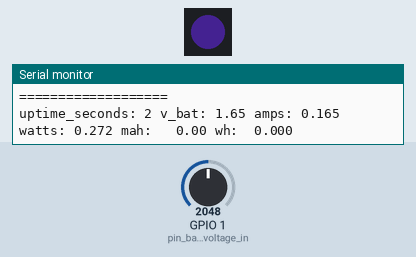
Recording of a program running on a simulated ESP32-S3. Parts: 1 RGB LEDs in strip order, left to right, the last lines printed to the serial monitor. The inputs (shaded band) are chosen by the test bench; at power-on: GPIO 1 (pin_battery_voltage_in) = 2048. Dim RGB values are drawn brighter than linear.

Above: at 2.2 s.
2.3 s: GPIO 1 (pin_battery_voltage_in) set to 1309
At 2.38 s:
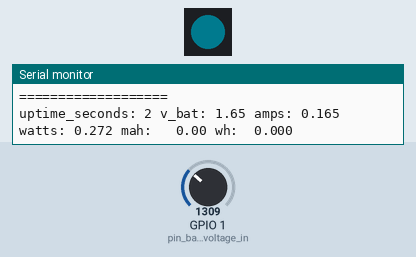
5.3 s: GPIO 1 (pin_battery_voltage_in) set to 1202
At 6.28 s:
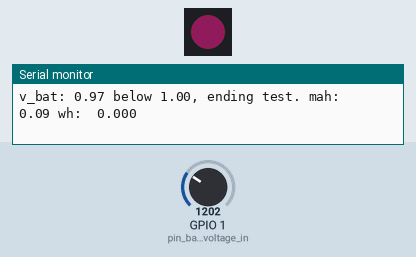
Timing chart, 0 to 31.6 s (numbered marks = the images above; inputs shaded):
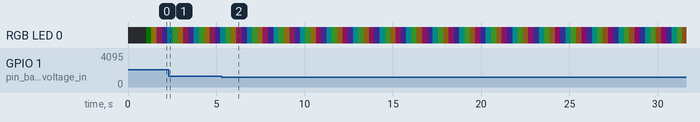

Measured:
- the behaviour switches between 1241 and 1240 on GPIO 1 (pin_battery_voltage_in) (found by bisection; images 1 and 2)

The program:

main.cpp
```cpp
#include <Arduino.h>
#include <Adafruit_NeoPixel.h>
#include <ctype.h>
#include <string.h>

// Unfortunately, the board's rgb led and built in led share the same gpio
const uint8_t pin_rgb_led = 48;
const uint8_t pin_built_in_led = 48;
const uint8_t pin_battery_voltage_in = 1;

const uint8_t rgb_led_count = 1;

Adafruit_NeoPixel rgb_led(rgb_led_count, pin_rgb_led, NEO_GRB + NEO_KHZ800);

// desired on/off state of the built in led, kept in sync with the shared pin whenever the rgb led isn't mid-write
bool built_in_led_state = false;
bool rgb_busy = false;

void set_built_in_led(bool on) {
  built_in_led_state = on;
  if (!rgb_busy) {
    digitalWrite(pin_built_in_led, on ? HIGH : LOW);
  }
}

// bracket any rgb_led writes with these so the built in led gets restored afterward instead of staying stuck
void begin_rgb_write() {
  rgb_busy = true;
}

void end_rgb_write() {
  rgb_busy = false;
  digitalWrite(pin_built_in_led, built_in_led_state ? HIGH : LOW);
}

// put function declarations here:

// Triangle wave: ramps amplitude -> 0 -> amplitude over period_ms, offset_ms shifts the phase
uint8_t triangle_wave(uint32_t time_ms, uint32_t period_ms, uint8_t amplitude, uint32_t offset_ms) {
  uint32_t half = period_ms / 2;
  uint32_t t = (time_ms + offset_ms) % period_ms;
  return (abs((int) (t - half)) * amplitude) / half;
}

void print_device_info() {
  uint64_t mac = ESP.getEfuseMac();

  printf("\n=== Device Info ===\n");
  printf("Chip model:    %s rev %d\n", ESP.getChipModel(), ESP.getChipRevision());
  printf("CPU:           %d core(s) @ %u MHz (xtal %u MHz)\n", ESP.getChipCores(), ESP.getCpuFreqMHz(), getXtalFrequencyMhz());
  printf("Sketch core:   %d\n", xPortGetCoreID());
  printf("SDK version:   %s\n", ESP.getSdkVersion());
  printf("Efuse MAC:     %04X%08X\n", (uint16_t)(mac >> 32), (uint32_t)mac);
  printf("Flash:         %u bytes @ %u Hz\n", ESP.getFlashChipSize(), ESP.getFlashChipSpeed());
  printf("Sketch size:   %u bytes (%u free)\n", ESP.getSketchSize(), ESP.getFreeSketchSpace());
  printf("Heap:          %u free / %u total bytes\n", ESP.getFreeHeap(), ESP.getHeapSize());
  printf("PSRAM:         %u free / %u total bytes\n", ESP.getFreePsram(), ESP.getPsramSize());
  printf("Die temp:      %.1f C\n", temperatureRead());
  printf("===================\n\n");
}

void setup() {
  digitalWrite(pin_built_in_led, 0);
  delayMicroseconds(1000000);

  print_device_info();

  begin_rgb_write();
  rgb_led.begin();
  rgb_led.setPixelColor(0, rgb_led.Color(0, 1, 0));
  rgb_led.show();
  end_rgb_write();
  pinMode(pin_battery_voltage_in, ANALOG);

  set_built_in_led(false);
}

void update_rgb_rainbow(unsigned long ms) {
  begin_rgb_write();
  rgb_led.begin();
  uint8_t rgb_brightness = 20;
  uint32_t period_ms = 1500;
  uint32_t offset_r = 0;
  uint32_t offset_g = period_ms / 3;
  uint32_t offset_b = period_ms * 2 / 3;
  auto color_r = triangle_wave(ms, period_ms, rgb_brightness, offset_r);
  auto color_g = triangle_wave(ms, period_ms, rgb_brightness, offset_g);
  auto color_b = triangle_wave(ms, period_ms, rgb_brightness, offset_b);
  rgb_led.setPixelColor(0, rgb_led.Color(color_r, color_g, color_b));
  rgb_led.show();
  end_rgb_write();
}

// morse code timing unit, in ms; dash = 3 units, intra-char gap = 1 unit, inter-char gap = 3 units, word gap = 7 units
const uint16_t morse_unit_ms = 300;
const char* morse_message = "192.168.1.1";

const char* morse_code_for_char(char c) {
  switch (toupper(c)) {
    case 'A': return ".-";
    case 'B': return "-...";
    case 'C': return "-.-.";
    case 'D': return "-..";
    case 'E': return ".";
    case 'F': return "..-.";
    case 'G': return "--.";
    case 'H': return "....";
    case 'I': return "..";
    case 'J': return ".---";
    case 'K': return "-.-";
    case 'L': return ".-..";
    case 'M': return "--";
    case 'N': return "-.";
    case 'O': return "---";
    case 'P': return ".--.";
    case 'Q': return "--.-";
    case 'R': return ".-.";
    case 'S': return "...";
    case 'T': return "-";
    case 'U': return "..-";
    case 'V': return "...-";
    case 'W': return ".--";
    case 'X': return "-..-";
    case 'Y': return "-.--";
    case 'Z': return "--..";
    case '0': return "-----";
    case '1': return ".----";
    case '2': return "..---";
    case '3': return "...--";
    case '4': return "....-";
    case '5': return ".....";
    case '6': return "-....";
    case '7': return "--...";
    case '8': return "---..";
    case '9': return "----.";
    case '.': return ".-.-.-";
    case ',': return "--..--";
    case '?': return "..--..";
    case '\'': return ".----.";
    case '!': return "-.-.--";
    case '/': return "-..-.";
    case '(': return "-.--.";
    case ')': return "-.--.-";
    case '&': return ".-...";
    case ':': return "---...";
    case ';': return "-.-.-.";
    case '=': return "-...-";
    case '+': return ".-.-.";
    case '-': return "-....-";
    case '_': return "..--.-";
    case '"': return ".-..-.";
    case '$': return "...-..-";
    case '@': return ".--.-.";
    default: return "";
  }
}

// non-blocking morse code blinker for the built in led, driven by set_built_in_led() so it survives rgb writes
void update_morse_led(unsigned long ms) {
  static size_t char_index = 0;
  static size_t symbol_index = 0;
  static unsigned long next_change_ms = 0;
  static bool led_on = false;
  static bool last_symbol_of_char = false;

  if (ms < next_change_ms) return;

  size_t message_len = strlen(morse_message);
  if (message_len == 0) return;

  if (led_on) {
    set_built_in_led(false);
    led_on = false;
    next_change_ms = ms + (last_symbol_of_char ? morse_unit_ms * 3 : morse_unit_ms);
    return;
  }

  char c = morse_message[char_index];
  if (c == ' ') {
    next_change_ms = ms + morse_unit_ms * 7;
    char_index = (char_index + 1) % message_len;
    symbol_index = 0;
    return;
  }

  const char* code = morse_code_for_char(c);
  if (code[0] == '\0') {
    // unknown character - skip it with a normal inter-character gap
    next_change_ms = ms + morse_unit_ms * 3;
    char_index = (char_index + 1) % message_len;
    symbol_index = 0;
    return;
  }

  char symbol = code[symbol_index];
  set_built_in_led(true);
  led_on = true;
  next_change_ms = ms + (symbol == '-' ? morse_unit_ms * 3 : morse_unit_ms);

  symbol_index++;
  last_symbol_of_char = (code[symbol_index] == '\0');
  if (last_symbol_of_char) {
    symbol_index = 0;
    char_index = (char_index + 1) % message_len;
  }
}

// returns true if an n_ms boundary has passed between last_loop_ms and loop ms
bool every_n_ms(uint32_t last_loop_ms, uint32_t loop_ms, uint32_t n_ms) {
  if (n_ms == 0 || last_loop_ms == 0) return false;
  return (last_loop_ms % n_ms) + (loop_ms - last_loop_ms) >= n_ms;
}

void log_battery_stats(uint32_t loop_ms) {
  const float resistor_ohms = 10.0;
  const float min_test_volts = 1.0;
  const int sample_count = 16;
  static uint32_t last_reading_ms = 0;
  static float total_milliamp_hours = 0.0;
  static float total_watt_hours = 0.0;
  static bool test_done = false;

  if (test_done) return;

  uint32_t sample_sum_mv = 0;
  for (int i = 0; i < sample_count; i++) {
    sample_sum_mv += analogReadMilliVolts(pin_battery_voltage_in);
  }
  float v_bat = (sample_sum_mv / (float) sample_count) / 1000.0;

  if (v_bat < min_test_volts) {
    printf("v_bat: %4.2f below %4.2f, ending test. mah: %6.2f wh: %6.3f\n",
           v_bat, min_test_volts, total_milliamp_hours, total_watt_hours);
    test_done = true;
    return;
  }

  float amps = v_bat / resistor_ohms;
  float watts = v_bat * amps;

  if (last_reading_ms != 0) {
    // assume v_bat has been the current reading since the last reading
    float elapsed_hours = (loop_ms - last_reading_ms) / 3600000.0;
    total_milliamp_hours += amps * 1000.0 * elapsed_hours;
    total_watt_hours += watts * elapsed_hours;
  }

  printf("uptime_seconds: %d v_bat: %4.2f amps: %5.3f watts: %5.3f mah: %6.2f wh: %6.3f\n",
         millis()/1000, v_bat, amps, watts, total_milliamp_hours, total_watt_hours);
  last_reading_ms = loop_ms;
}

void loop() {
  static int last_loop_ms = 0;
  const int rgb_hz = 60;
  auto loop_ms = millis();

  if (every_n_ms(last_loop_ms, loop_ms, 1000 / rgb_hz)) {
    update_rgb_rainbow(loop_ms);
    update_morse_led(loop_ms);
  }

  if (every_n_ms(last_loop_ms, loop_ms, 1000)) {
    log_battery_stats(loop_ms);
  }

  delay(1);
  last_loop_ms = loop_ms;
}
```
